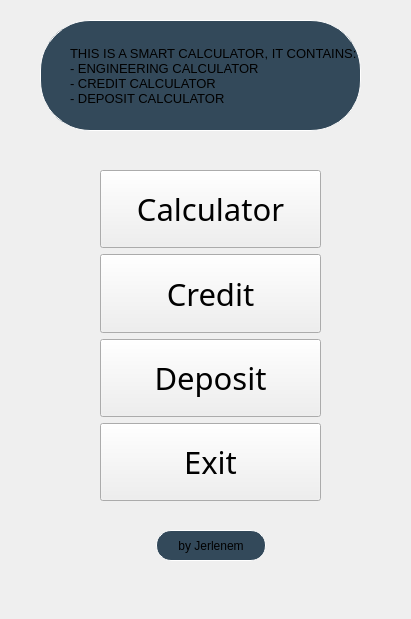
<?xml version="1.0" encoding="UTF-8"?>
<ui version="4.0">
 <class>View</class>
 <widget class="QMainWindow" name="View">
  <property name="geometry">
   <rect>
    <x>0</x>
    <y>0</y>
    <width>411</width>
    <height>619</height>
   </rect>
  </property>
  <property name="sizePolicy">
   <sizepolicy hsizetype="Preferred" vsizetype="Fixed">
    <horstretch>0</horstretch>
    <verstretch>0</verstretch>
   </sizepolicy>
  </property>
  <property name="windowTitle">
   <string>View</string>
  </property>
  <property name="styleSheet">
   <string notr="true">QMainWindow {
  background-image: url(:/Image/fone.png); 
size: (1200, 1200);
}</string>
  </property>
  <property name="toolButtonStyle">
   <enum>Qt::ToolButtonTextOnly</enum>
  </property>
  <widget class="QWidget" name="centralwidget">
   <widget class="QLabel" name="label_2">
    <property name="geometry">
     <rect>
      <x>156</x>
      <y>530</y>
      <width>110</width>
      <height>31</height>
     </rect>
    </property>
    <property name="font">
     <font>
      <weight>2</weight>
      <italic>false</italic>
      <bold>false</bold>
     </font>
    </property>
    <property name="layoutDirection">
     <enum>Qt::LeftToRight</enum>
    </property>
    <property name="styleSheet">
     <string notr="true">QLabel {
	background-color: rgb(51, 73, 90);
font: 20;

border: solid white;
border-width: 1px;
border-radius: 15px;
}</string>
    </property>
    <property name="text">
     <string>by Jerlenem</string>
    </property>
    <property name="alignment">
     <set>Qt::AlignCenter</set>
    </property>
   </widget>
   <widget class="QLabel" name="label">
    <property name="geometry">
     <rect>
      <x>150</x>
      <y>160</y>
      <width>117</width>
      <height>16</height>
     </rect>
    </property>
    <property name="sizePolicy">
     <sizepolicy hsizetype="Fixed" vsizetype="Minimum">
      <horstretch>0</horstretch>
      <verstretch>0</verstretch>
     </sizepolicy>
    </property>
    <property name="text">
     <string/>
    </property>
   </widget>
   <widget class="QWidget" name="layoutWidget">
    <property name="geometry">
     <rect>
      <x>100</x>
      <y>170</y>
      <width>221</width>
      <height>331</height>
     </rect>
    </property>
    <layout class="QGridLayout" name="gridLayout">
     <item row="2" column="0">
      <widget class="QToolButton" name="toolButton_3">
       <property name="sizePolicy">
        <sizepolicy hsizetype="MinimumExpanding" vsizetype="Preferred">
         <horstretch>0</horstretch>
         <verstretch>0</verstretch>
        </sizepolicy>
       </property>
       <property name="font">
        <font>
         <family>Bodoni 72 Smallcaps</family>
         <pointsize>23</pointsize>
         <weight>50</weight>
         <bold>false</bold>
         <kerning>true</kerning>
        </font>
       </property>
       <property name="cursor">
        <cursorShape>ArrowCursor</cursorShape>
       </property>
       <property name="mouseTracking">
        <bool>false</bool>
       </property>
       <property name="toolTipDuration">
        <number>0</number>
       </property>
       <property name="styleSheet">
        <string notr="true">QToolButton{
  border-image: url(:/Image/Game_Button_after.png) stretch; 
}
QToolButton:pressed {
    border-image: url(:/Image/Game_Button_befor.png) stretch; 
}</string>
       </property>
       <property name="text">
        <string>Deposit</string>
       </property>
       <property name="iconSize">
        <size>
         <width>20</width>
         <height>20</height>
        </size>
       </property>
      </widget>
     </item>
     <item row="3" column="0">
      <widget class="QToolButton" name="toolButton_5">
       <property name="sizePolicy">
        <sizepolicy hsizetype="MinimumExpanding" vsizetype="Preferred">
         <horstretch>0</horstretch>
         <verstretch>0</verstretch>
        </sizepolicy>
       </property>
       <property name="font">
        <font>
         <family>Bodoni 72 Smallcaps</family>
         <pointsize>23</pointsize>
         <weight>50</weight>
         <bold>false</bold>
        </font>
       </property>
       <property name="toolTipDuration">
        <number>-1</number>
       </property>
       <property name="styleSheet">
        <string notr="true">QToolButton{
  border-image: url(:/Image/Game_Button_after.png) stretch; 
}
QToolButton:pressed {
    border-image: url(:/Image/Game_Button_befor.png) stretch; 
}</string>
       </property>
       <property name="text">
        <string>Exit</string>
       </property>
       <property name="iconSize">
        <size>
         <width>20</width>
         <height>20</height>
        </size>
       </property>
      </widget>
     </item>
     <item row="0" column="0">
      <widget class="QToolButton" name="toolButton">
       <property name="sizePolicy">
        <sizepolicy hsizetype="MinimumExpanding" vsizetype="Preferred">
         <horstretch>0</horstretch>
         <verstretch>0</verstretch>
        </sizepolicy>
       </property>
       <property name="font">
        <font>
         <family>Bodoni 72 Smallcaps</family>
         <pointsize>23</pointsize>
         <weight>50</weight>
         <italic>false</italic>
         <bold>false</bold>
         <strikeout>false</strikeout>
         <stylestrategy>PreferAntialias</stylestrategy>
        </font>
       </property>
       <property name="layoutDirection">
        <enum>Qt::LeftToRight</enum>
       </property>
       <property name="styleSheet">
        <string notr="true">QToolButton{
  border-image: url(:/Image/Game_Button_after.png) stretch; 
}
QToolButton:pressed {
    border-image: url(:/Image/Game_Button_befor.png) stretch; 
}</string>
       </property>
       <property name="text">
        <string>Calculator</string>
       </property>
       <property name="icon">
        <iconset theme="Game_Button_Elements">
         <normaloff>.</normaloff>.</iconset>
       </property>
       <property name="iconSize">
        <size>
         <width>20</width>
         <height>20</height>
        </size>
       </property>
       <property name="toolButtonStyle">
        <enum>Qt::ToolButtonTextOnly</enum>
       </property>
      </widget>
     </item>
     <item row="1" column="0">
      <widget class="QToolButton" name="toolButton_2">
       <property name="sizePolicy">
        <sizepolicy hsizetype="MinimumExpanding" vsizetype="Preferred">
         <horstretch>0</horstretch>
         <verstretch>0</verstretch>
        </sizepolicy>
       </property>
       <property name="font">
        <font>
         <family>Bodoni 72 Smallcaps</family>
         <pointsize>23</pointsize>
         <weight>50</weight>
         <bold>false</bold>
        </font>
       </property>
       <property name="styleSheet">
        <string notr="true">QToolButton{
  border-image: url(:/Image/Game_Button_after.png) stretch; 
}
QToolButton:pressed {
    border-image: url(:/Image/Game_Button_befor.png) stretch; 
}</string>
       </property>
       <property name="text">
        <string>Credit</string>
       </property>
       <property name="iconSize">
        <size>
         <width>20</width>
         <height>20</height>
        </size>
       </property>
      </widget>
     </item>
    </layout>
   </widget>
   <widget class="QLabel" name="label_4">
    <property name="geometry">
     <rect>
      <x>70</x>
      <y>30</y>
      <width>711</width>
      <height>91</height>
     </rect>
    </property>
    <property name="font">
     <font>
      <pointsize>10</pointsize>
     </font>
    </property>
    <property name="text">
     <string>THIS IS A SMART CALCULATOR, IT CONTAINS:
- ENGINEERING CALCULATOR
- CREDIT CALCULATOR
- DEPOSIT CALCULATOR</string>
    </property>
   </widget>
   <widget class="QLabel" name="label_22">
    <property name="geometry">
     <rect>
      <x>40</x>
      <y>20</y>
      <width>321</width>
      <height>111</height>
     </rect>
    </property>
    <property name="sizePolicy">
     <sizepolicy hsizetype="MinimumExpanding" vsizetype="MinimumExpanding">
      <horstretch>0</horstretch>
      <verstretch>0</verstretch>
     </sizepolicy>
    </property>
    <property name="layoutDirection">
     <enum>Qt::LeftToRight</enum>
    </property>
    <property name="styleSheet">
     <string notr="true">QLabel {
	background-color: rgb(51, 73, 90);
font: 20;

border: solid white;
border-width: 1px;
border-radius: 50px;
}</string>
    </property>
    <property name="text">
     <string/>
    </property>
    <property name="alignment">
     <set>Qt::AlignCenter</set>
    </property>
    <property name="margin">
     <number>10</number>
    </property>
    <property name="indent">
     <number>0</number>
    </property>
   </widget>
   <zorder>label_22</zorder>
   <zorder>label_2</zorder>
   <zorder>label</zorder>
   <zorder>layoutWidget</zorder>
   <zorder>label_4</zorder>
  </widget>
 </widget>
 <tabstops>
  <tabstop>toolButton</tabstop>
  <tabstop>toolButton_2</tabstop>
  <tabstop>toolButton_3</tabstop>
  <tabstop>toolButton_5</tabstop>
 </tabstops>
 <resources/>
 <connections/>
</ui>
